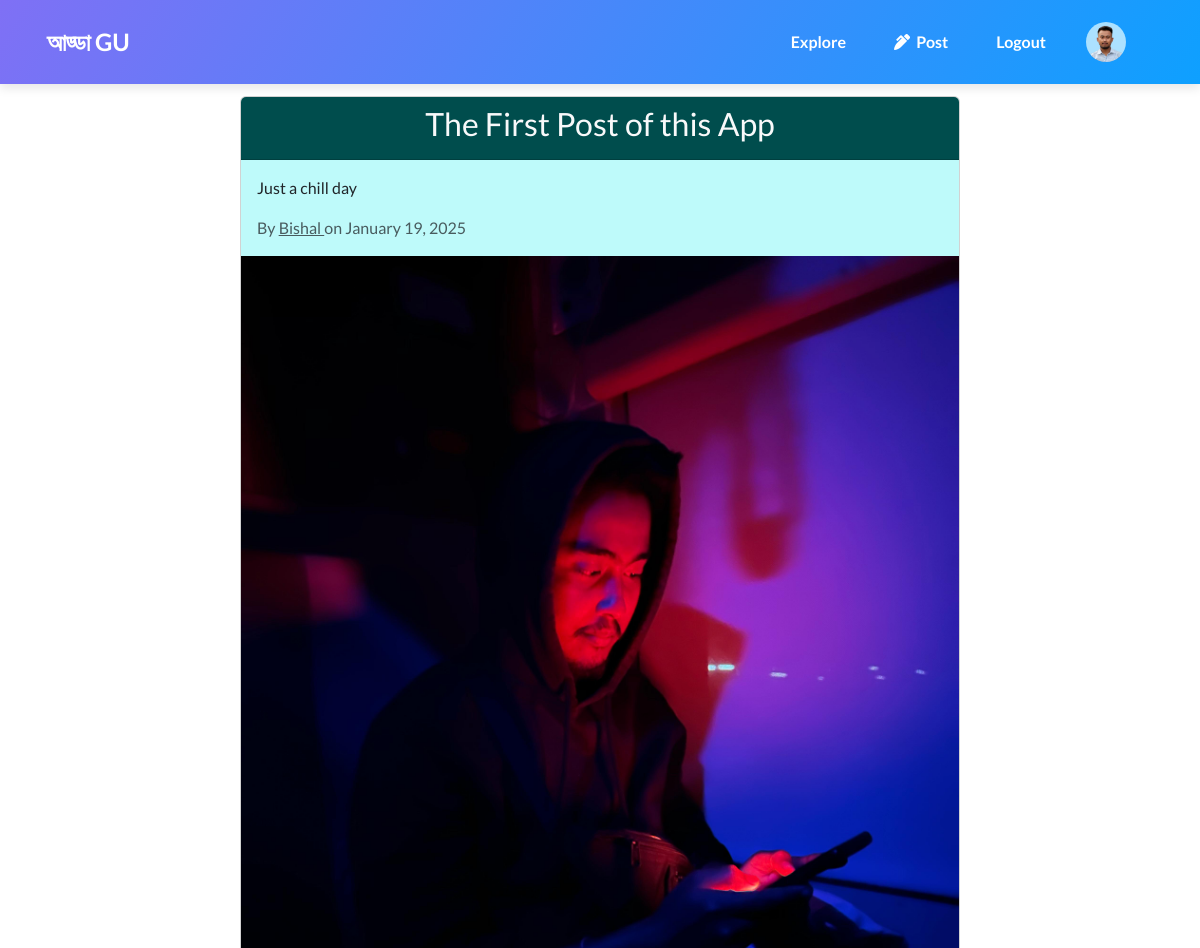
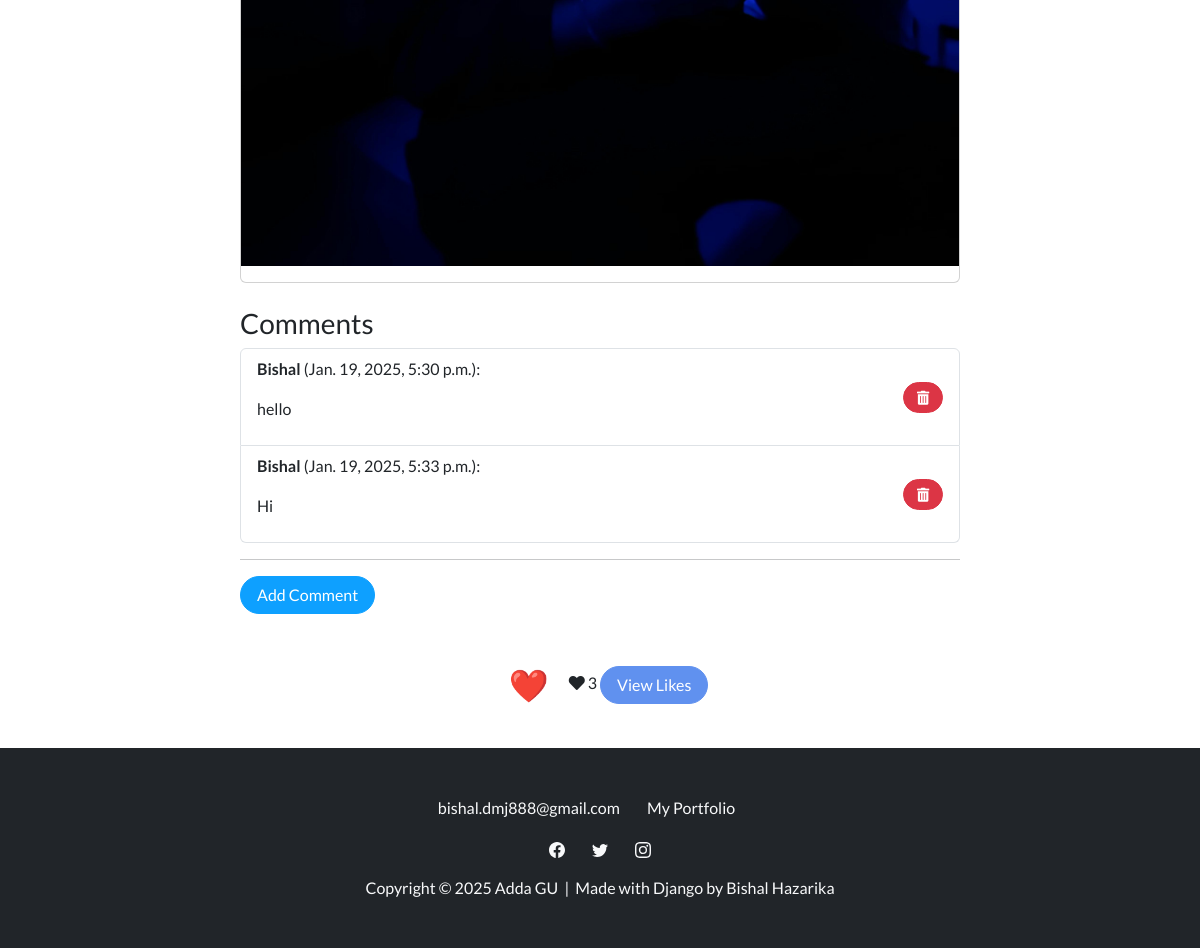
/post/11/ (signed in), run on the app's committed database (2 pictures, top to bottom).
### users/models.py (models this page shows)
class CustomUser(AbstractUser):
    bio = models.TextField(blank=True, null=True)
    profile_picture = models.ImageField(upload_to='profile_pictures/',blank=True,null=True)
    followers = models.ManyToManyField('self', related_name='following', symmetrical=False, blank=True)
    def __str__(self):
        return self.username   # username is default

### blogs/models.py (models this page shows, shortened)
class BlogPost(models.Model):
    author = models.ForeignKey(settings.AUTH_USER_MODEL, on_delete=models.CASCADE)
    title = models.CharField(max_length=200)
    content = models.TextField()
    created_at = models.DateTimeField(auto_now_add=True)
    blogimage = models.ImageField(upload_to='blogimages/',blank=True,null=True)

class Comment(models.Model):
    blog_post = models.ForeignKey(BlogPost, related_name="comments", on_delete=models.CASCADE)
    author = models.ForeignKey(settings.AUTH_USER_MODEL, on_delete=models.CASCADE)
    text = models.TextField()
    created_at = models.DateTimeField(auto_now=True)

### blogs/views.py (the view, shortened to what this page needs)
# urls.py: path('post/<int:pk>/', blog_detail_view, name='blog_detail'),
def blog_detail_view(request, pk):
    blog_post = get_object_or_404(BlogPost, pk =pk)
    comments = blog_post.comments.all()
    liked  = False
    if request.user.is_authenticated:
        liked = blog_post.likes.filter(user=request.user).exists()
    likes = blog_post.likes.all()
    return render(request, 'blogs/blog_detail.html', {
        'post':blog_post,
        'comments':comments,
        'likes':likes,
        'liked': liked
        })

### blogs/templates/blogs/blog_detail.html (shortened to what this page needs)
{% extends 'base.html' %}
{% block content %}
<div class="container mt-5">
    <div class="row justify-content-center">
        <div class="col-md-8">
            <div class="card">
                <div class="card-header text-light text-center" style="background-color: #004d4d;">
                    <h2 class="card-title">{{ post.title }}</h2>
                </div>
                <div class="card-body" style="background-color: #8ef6f692;">
                    <p class="card-text">{{ post.content }}</p>
                    <p class="card-text text-muted">By <a href="{% url 'user_profile' post.author.username %}">{{ post.author }} </a> on {{ post.created_at|date:"F d, Y" }}</p>
                </div>
                <div>
                    {% if post.blogimage %}
                    <img src="{{ post.blogimage.url }}" alt="{{ post.title }}" class="img-fluid mb-3">
                    {% endif %}
                </div>
            </div>
        </div>
    </div>
</div>
<div class="container mt-4">
    <div class="row justify-content-center">
        <div class="col-md-8">
            <h3>Comments</h3>
            <ul id="comments-list" class="list-group">
                {% for comment in comments %}
                <li class="list-group-item d-flex justify-content-between align-items-center" id="comment-{{ comment.id }}">
                    <div>
                        <p><strong>{{ comment.author.username }}</strong> ({{ comment.created_at }}):</p>
                        <p>{{ comment.text }}</p>
                    </div>
                    {% if comment.author == user %}
                    <button class="btn btn-danger btn-sm delete-comment-btn" data-comment-id="{{ comment.id }}">
                        <i class="fas fa-trash-alt"></i>
                    </button>
                    {% endif %}
                </li>
                {% endfor %}
            </ul>
            <hr>
            <button id="add-comment-btn" class="btn btn-primary mb-3">Add Comment</button>
        </div>
    </div>
</div>
<div class="container mt-4 text-center">
    <button id="like-btn" class="btn btn-outline-none" data-liked="{{ liked }}" data-url="{% url 'toggle_like' post.pk %}" data-post-id="{{ post.pk }}">
        <span id="like-icon" style="font-size: 2rem;">{% if liked %}❤️{% else %}💛{% endif %}</span>
    </button>
    <span id="like-count" class="ml-2">
        <i class="fas fa-heart"></i>
        <span id="like-count-number">{{ post.likes.count }}</span>
    </span>
    <button id="view-likes-btn" class="btn btn-info ml-2">View Likes</button>
</div>
{% endblock %}

### users/templates/base.html (shortened to what this page needs)
{% load static %}
<!DOCTYPE html>
<html data-bs-theme="light">
<head>
    <link rel="stylesheet" href="{% static 'users/assets/bootstrap/css/bootstrap.min.css' %}">
    <link rel="stylesheet" href="{% static 'users/assets/fonts/fontawesome-all.min.css' %}">
    <link rel="stylesheet" href="{% static 'users/assets/css/pikaday.min.css' %}">
    <link rel="stylesheet" href="{% static 'users/explore/css/animate.min.css' %}">
    <link rel="stylesheet" href="{% static 'users/explore/css/Navbar-Right-Links-Dark-icons.css' %}">
</head>
<body>
    <nav class="navbar navbar-expand-lg fixed-top portfolio-navbar gradient navbar-dark">
        <div class="container">
            <a class="navbar-brand logo" href="{% url 'home' %}"><strong>&nbsp;আড্ডা GU</strong></a>
            <div class="collapse navbar-collapse" id="navbarNav">
                <ul class="navbar-nav ms-auto">
                    <li class="nav-item"><a class="nav-link active" href="{% url 'home' %}">Explore</a></li>
                    {% if user.is_authenticated %}
                        <li class="nav-item"><a class="nav-link" href="{% url 'create_post' %}"><i class="fas fa-pen-alt"></i>&nbsp; Post</a></li>
                        <li class="nav-item"><a class="nav-link" href="{% url 'logout' %}">Logout</a></li>
                        <li class="nav-item">
                            <a href="{% url 'profile' %}">
                            {% if user.profile_picture %}
                                <img class="rounded-circle" width="40" height="40" src="{{ user.profile_picture.url }}">
                            {% else %}
                                <img class="rounded-circle" width="40" height="40" src="https://via.placeholder.com/40">
                            {% endif %}
                        </a>
                        </li>
                    {% else %}
                        <li class="nav-item"><a class="nav-link" href="{% url 'signup' %}">Sign Up</a></li>
                        <li class="nav-item"><a class="nav-link" href="{% url 'login' %}">Login</a></li>
                    {% endif %}
                </ul>
            </div>
        </div>
    </nav>
    <div class="container mt-5 content">
        {% block content %}{% endblock %}
    </div>
    <footer class="text-center bg-dark">
        <div class="container text-white py-4 py-lg-5">
            <ul class="list-inline">
                <li class="list-inline-item me-4"><a class="link-light" href="#">bishal.dmj888@gmail.com</a></li>
                <li class="list-inline-item me-4"><a class="link-light" href="https://bishalhazarika.pythonanywhere.com/">My Portfolio</a></li>
            </ul>
            <ul class="list-inline">
                <li class="list-inline-item me-4"></li>
                <li class="list-inline-item me-4"></li>
                <li class="list-inline-item"></li>
            </ul>
            <p class="mb-0" style="color: var(--bs-light);">Copyright © 2025 Adda GU&nbsp; |&nbsp; Made with Django by Bishal Hazarika</p>
        </div>
    </footer>
</body>
</html>

### users/templates/base.html (style rules this page uses)
html, body { height: 100%; }
body { display: flex; flex-direction: column; }
.navbar { margin-bottom: 2rem !important; }
.content { flex: 1; }
footer { background-color: #343a40; color: white; padding: 0rem 0; margin-top: 2rem; }

### data on the page
CustomUser: profile_picture (picture)
BlogPost: title "The First Post of this App", content "Just a chill day", author "Bishal", created_at "January 19, 2025", blogimage (picture), likes.count "3"
Comment: author.username "Bishal", created_at "Jan. 19, 2025, 5:30 p.m.", text "hello"
Comment: author.username "Bishal", created_at "Jan. 19, 2025, 5:33 p.m.", text "Hi"
